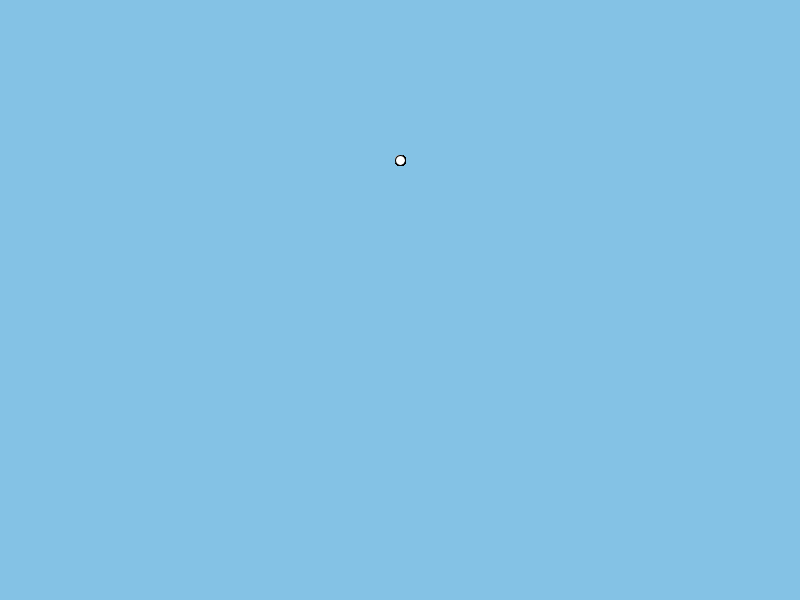
Frame 1 (no input)
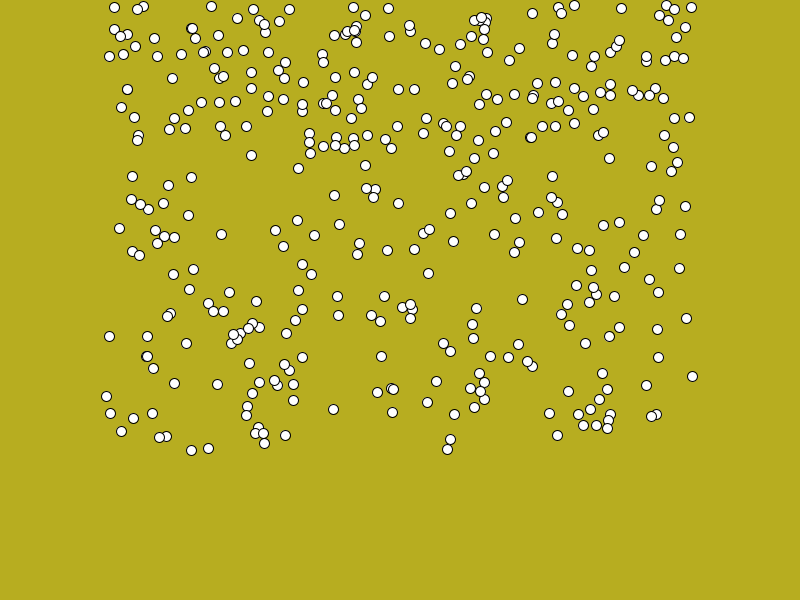
Frame 60 (the mouse pressed at the canvas centre just before this capture)
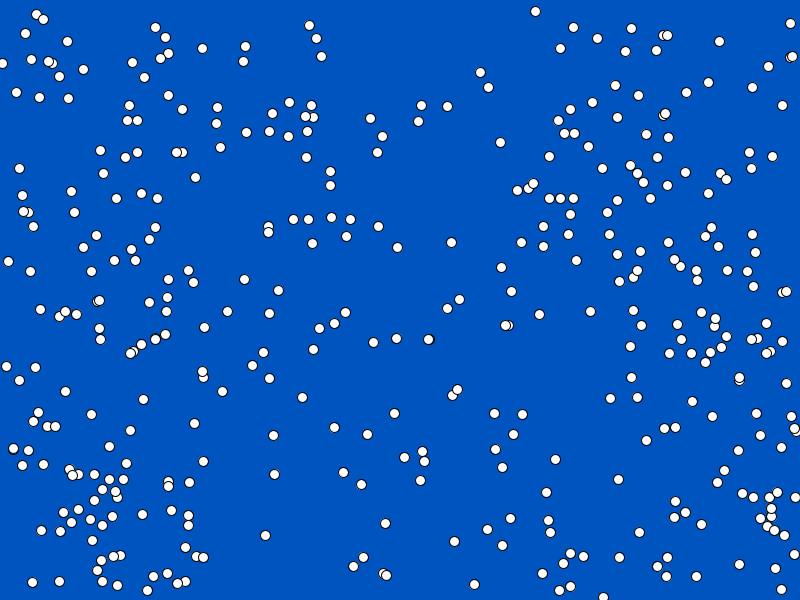
Frame 120 (the mouse held since frame 60 and released just before this capture)

The Processing sketch that drew these frames (run headless with seeded random() and noise(); from frame 60 on, the mouse is pressed at the canvas centre):

// Processing sketch: LotsOfBalls
// ── LotsOfBalls.pde
//declare variables
int count = 777;


float[] x = new float[count];
float[] y = new float[count];
float[] velX = new float[count];
float[] velY = new float[count];
float[] diam = new float[count];



void setup() {
  size(800, 600);  //set size of canvas
  for (int i = 0; i<count; i++) {
    //initialize variables
    x[i] = width/2;
    y[i] = width/5;
    diam[i] = 10;
    velX[i] = random(-5, 5);
    velY[i] = random(-5, 5);
    i++;
  }
}

void draw() {
  //draw background to cover previous frame
  background(random(255), random(255), random(255));

  //draw ball
  fill(255, 255, 255);

  for (int i = 0; i<count; i++) {
    ellipse(x[i], y[i], diam[i], diam[i]);
    //add velocity to position
    x[i] += velX[i];
    y[i] += velY[i];


    //bounce ball if it hits walls
    if (x[i] + diam[i]/2 >= width) {
      velX[i] = -abs(velX[i]);    //if the ball hits the right wall, assign x velocity the negative version of itself
      
    } else if (x[i] - diam[i]/2 <= 0) {
      velX[i] = abs(velX[i]);     //if the ball hits the left wall, assign x velocity the positive version of itself
      
    }
    if (y[i] + diam[i]/2 >= height) {
      velY[i] = -abs(velY[i]);
    } else if (y[i] - diam[i]/2 <= 0) {
      velY[i] = abs(velY[i]);
    }
  }
}
